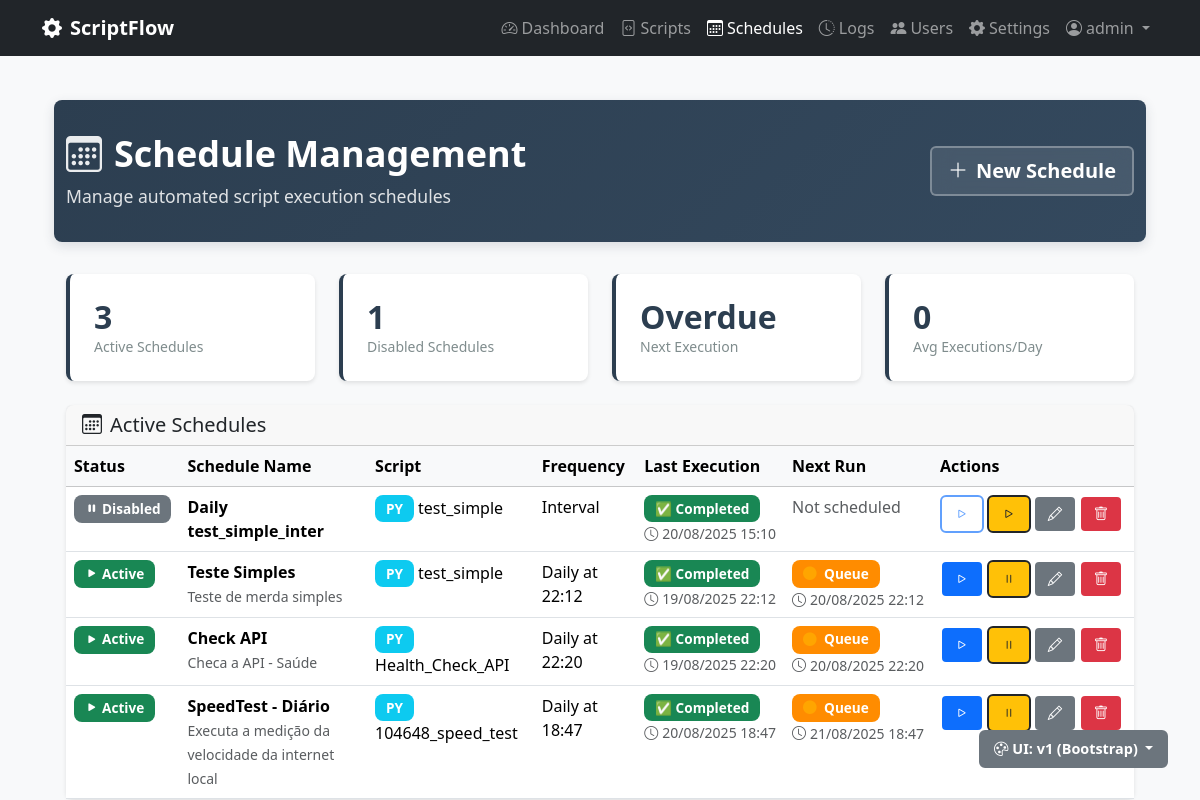
The app's page /schedules (signed in), older data.
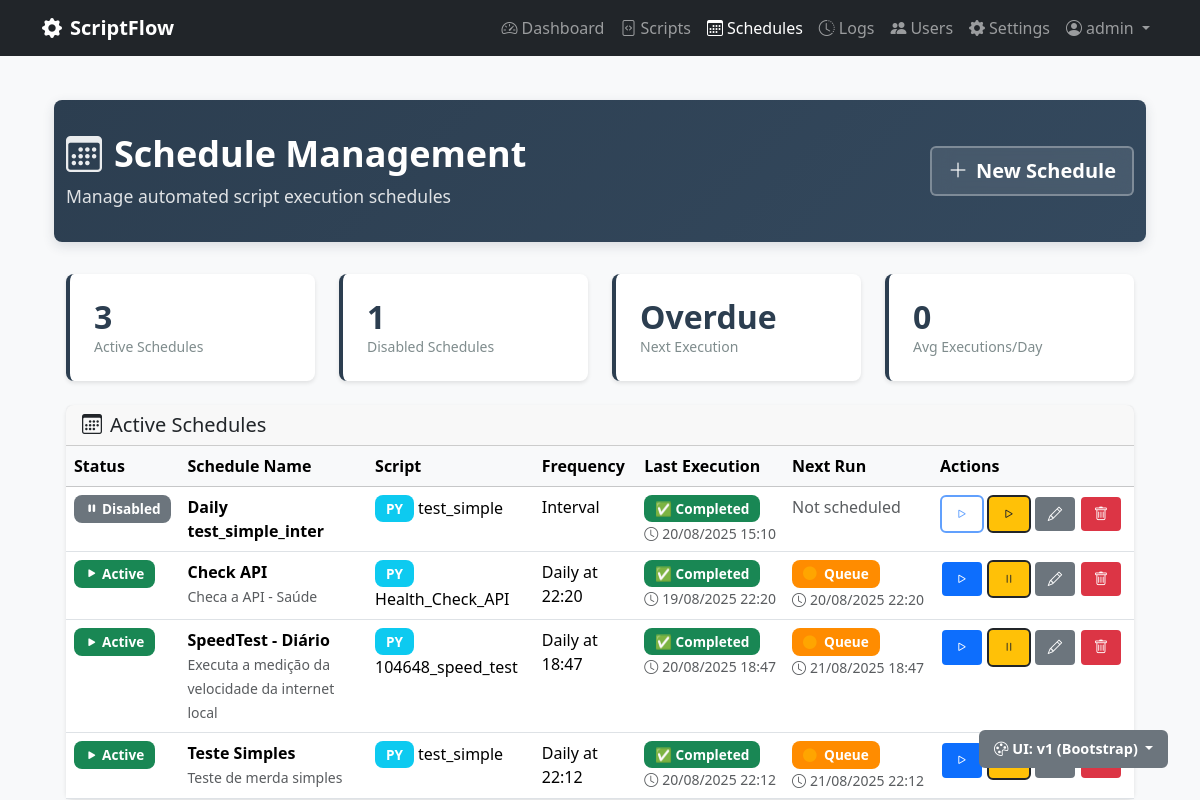
The same page, newer data.
### scriptflow.py (models this page shows, shortened)
class Schedule(db.Model):
    __tablename__ = 'schedules'
    id = db.Column(db.Integer, primary_key=True)
    name = db.Column(db.String(100), nullable=False)
    description = db.Column(db.Text)
    frequency = db.Column(db.String(20), nullable=False)  # daily, weekly, monthly, custom
    time_config = db.Column(db.Text)  # JSON string with time configuration
    is_active = db.Column(db.Boolean, default=True)
    created_at = db.Column(db.DateTime, default=datetime.now)
    updated_at = db.Column(db.DateTime, default=datetime.now, onupdate=datetime.now)
    next_run_time = db.Column(db.DateTime)
    last_execution_id = db.Column(db.Integer, db.ForeignKey('executions.id'))
    script_id = db.Column(db.Integer, db.ForeignKey('scripts.id'), nullable=False)
    user_id = db.Column(db.Integer, db.ForeignKey('users.id'), nullable=False)
    script = db.relationship('Script', backref='schedules')
    user = db.relationship('User', backref='schedules')
    last_execution = db.relationship('Execution', foreign_keys=[last_execution_id])
    @property
    def time_config_json(self):
        if self.time_config:
            try:
                return json.loads(self.time_config)
            except:
                return {}
        return {}
    @property
    def next_run_display(self):
        if not self.next_run_time:
            return "Not scheduled"
        now = datetime.now()  # Use local time instead of UTC
        delta = self.next_run_time - now
        if delta.total_seconds() < 0:
            return "Overdue"
        elif delta.total_seconds() < 3600:  # Less than 1 hour
            minutes = int(delta.total_seconds() / 60)
            return f"in {minutes}m"
        elif delta.total_seconds() < 86400:  # Less than 1 day
            hours = int(delta.total_seconds() / 3600)
            minutes = int((delta.total_seconds() % 3600) / 60)
            return f"in {hours}h {minutes}m"
        else:
            days = int(delta.total_seconds() / 86400)
            return f"in {days} days"
    @property
    def frequency_display(self):
        if self.frequency == 'daily':
            config = self.time_config_json
            if config.get('time'):
                return f"Daily at {config['time']}"
            return "Daily"
        elif self.frequency == 'monthly':
            config = self.time_config_json
            day = config.get('day', 1)
            time = config.get('time', '09:00')
            return f"Monthly (day {day}) at {time}"
        elif self.frequency == 'custom':
            return "Custom schedule"
        return self.frequency.capitalize()

class Script(db.Model):
    __tablename__ = 'scripts'
    id = db.Column(db.Integer, primary_key=True)
    name = db.Column(db.String(100), nullable=False)
    description = db.Column(db.Text)
    filename = db.Column(db.String(255), nullable=False)
    file_path = db.Column(db.String(500), nullable=False)
    script_type = db.Column(db.String(10), nullable=False)  # 'py' or 'bat'
    file_size = db.Column(db.Integer)
    created_at = db.Column(db.DateTime, default=datetime.now)
    updated_at = db.Column(db.DateTime, default=datetime.now, onupdate=datetime.now)
    is_active = db.Column(db.Boolean, default=True)
    user_id = db.Column(db.Integer, db.ForeignKey('users.id'), nullable=False)

class Execution(db.Model):
    __tablename__ = 'executions'
    id = db.Column(db.Integer, primary_key=True)
    started_at = db.Column(db.DateTime, default=datetime.now, nullable=False)
    completed_at = db.Column(db.DateTime)
    status = db.Column(db.String(20), default='pending', nullable=False)  # pending, running, completed, failed, timeout
    exit_code = db.Column(db.Integer)
    stdout = db.Column(db.Text)
    stderr = db.Column(db.Text)
    duration_seconds = db.Column(db.Float)
    trigger_type = db.Column(db.String(20), default='manual', nullable=False)  # manual, scheduled, api
    script_id = db.Column(db.Integer, db.ForeignKey('scripts.id'), nullable=False)
    user_id = db.Column(db.Integer, db.ForeignKey('users.id'), nullable=False)
    script = db.relationship('Script', backref='executions')
    @property
    def status_icon(self):
        icons = {
            'pending': '⏳',
            'running': '🔄',  # Emoji simples que funciona bem
            'completed': '✅',
            'failed': '❌',
            'timeout': '⏰',
            'cancelled': '🛑'
        }
        return icons.get(self.status, '❓')
    @property
    def status_color(self):
        colors = {
            'pending': 'secondary',
            'running': 'running',  # Usar classe CSS personalizada com animação
            'completed': 'success',
            'failed': 'danger',
            'timeout': 'warning',
            'cancelled': 'danger'
        }
        return colors.get(self.status, 'secondary')

### scriptflow.py (the view)
@app.route('/schedules')
@login_required
def schedules():
    schedules_query = Schedule.query.order_by(Schedule.next_run_time.asc())
    user_schedules = apply_user_data_filter(schedules_query).all()
    active_schedules = sum(1 for s in user_schedules if s.is_active)
    disabled_schedules = len(user_schedules) - active_schedules
    next_schedule = next((s for s in user_schedules if s.is_active and s.next_run_time), None)
    next_run_display = next_schedule.next_run_display if next_schedule else "No upcoming runs"
    stats = {
        'active': active_schedules,
        'disabled': disabled_schedules,
        'next_run': next_run_display,
        'avg_per_day': 0  # TODO: Calculate based on execution history
    }
    return render_template(UIVersionManager.get_template_path('schedules.html'), schedules=user_schedules, stats=stats)

### config/ui_version.py (called while the page is built)
    @classmethod
    def get_ui_version(cls):
        if request and request.args.get('ui') in ['v1', 'v2']:
            ui_version = request.args.get('ui')
            if session:
                session['ui_version'] = ui_version
            return ui_version
        if session and 'ui_version' in session:
            return session['ui_version']
        env_version = os.environ.get('UI_VERSION', '').lower()
        if env_version in ['v1', 'v2']:
            return env_version
        return cls.DEFAULT_VERSION

    @classmethod
    def get_template_path(cls, template_name):
        ui_version = cls.get_ui_version()
        return f"{ui_version}/{template_name}"

    @classmethod
    def is_modern_ui(cls):
        return cls.get_ui_version() == cls.MODERN_VERSION

### scriptflow.py (called while the page is built)
@app.context_processor
def inject_ui_version():
    try:
        return {
            'ui_info': UIVersionManager.get_ui_display_info(),
            'ui_version': UIVersionManager.get_ui_version(),
            'is_modern_ui': UIVersionManager.is_modern_ui()
        }
    except:
        return {
            'ui_info': {},
            'ui_version': 'v1',
            'is_modern_ui': False
        }

### templates/v1/schedules.html (shortened to what the changed rows need)
{% extends "v1/base.html" %}
{% block content %}
<div class="container-fluid">
    <div class="page-header">
        <div class="container">
            <div class="row align-items-center">
                <div class="col">
                    <h1>
                        <i class="bi bi-calendar3"></i>Schedule Management
                    </h1>
                </div>
            </div>
        </div>
    </div>
    <div class="container">
        <div class="row">
            <div class="col-12">
            <div class="card">
                <div class="card-body p-0">
                    {% if schedules %}
                    <div class="table-responsive">
                        <table class="table table-hover mb-0">
                            <thead class="table-light">
                                <tr>
                                    <th>Status</th>
                                    <th>Schedule Name</th>
                                    <th>Script</th>
                                    <th>Frequency</th>
                                    <th>Last Execution</th>
                                    <th>Next Run</th>
                                    <th>Actions</th>
                                </tr>
                            </thead>
                            <tbody>
                                {% for schedule in schedules %}
                                <tr>
                                    <td>
                                        {% if schedule.is_active %}
                                        <span class="badge bg-success">
                                            <i class="bi bi-play-fill"></i> Active
                                        </span>
                                        {% else %}
                                        <span class="badge bg-secondary">
                                            <i class="bi bi-pause-fill"></i> Disabled
                                        </span>
                                        {% endif %}
                                    </td>
                                    <td>
                                        <div>
                                            <strong>{{ schedule.name }}</strong>
                                            {% if schedule.description %}
                                            <br><small class="text-muted">{{ schedule.description }}</small>
                                            {% endif %}
                                        </div>
                                    </td>
                                    <td>
                                        <span class="badge bg-info">{{ schedule.script.script_type.upper() }}</span>
                                        {{ schedule.script.name }}
                                    </td>
                                    <td>{{ schedule.frequency_display }}</td>
                                    <td class="schedule-column">
                                        {% if schedule.last_execution %}
                                        <div class="schedule-item">
                                            <span class="badge {% if schedule.last_execution.status == 'running' %}status-running{% else %}bg-{{ schedule.last_execution.status_color }}{% endif %}">
                                                {% if schedule.last_execution.status == 'running' %}
                                                    <i class="bi bi-arrow-clockwise rotating-icon"></i>
                                                {% else %}
                                                    {{ schedule.last_execution.status_icon }}
                                                {% endif %}
                                                {{ schedule.last_execution.status|title }}
                                            </span>
                                            {% if schedule.last_execution.completed_at or schedule.last_execution.started_at %}
                                            <span class="text-muted schedule-datetime">
                                                <i class="bi bi-clock me-1"></i>{% if schedule.last_execution.completed_at %}{{ schedule.last_execution.completed_at.strftime('%d/%m/%Y %H:%M') }}{% else %}{{ schedule.last_execution.started_at.strftime('%d/%m/%Y %H:%M') }}{% endif %}
                                            </span>
                                            {% endif %}
                                        </div>
                                        {% else %}
                                        <span class="text-muted">Never executed</span>
                                        {% endif %}
                                    </td>
                                    <td class="schedule-column">
                                        {% if schedule.is_active and schedule.next_run_time %}
                                        <div class="schedule-item">
                                            <span class="badge" style="background-color: #ff8c00; color: white;">
                                                <i class="bi bi-circle-fill me-1" style="color: #ffa500;"></i> Queue
                                            </span>
                                            <span class="text-muted schedule-datetime">
                                                <i class="bi bi-clock me-1"></i>{{ schedule.next_run_time.strftime('%d/%m/%Y %H:%M') }}
                                            </span>
                                        </div>
                                        {% else %}
                                        <span class="text-muted">Not scheduled</span>
                                        {% endif %}
                                    </td>
                                    <td>
                                        <div class="btn-group btn-group-sm">
                                            <form method="POST" action="{{ url_for('run_schedule_now', schedule_id=schedule.id) }}" style="display: inline;">
                                                <button type="submit" class="btn btn-outline-primary" title="Run Now"
                                                        {% if not schedule.is_active %}disabled{% endif %}>
                                                    <i class="bi bi-play"></i>
                                                </button>
                                            </form>
                                            <form method="POST" action="{{ url_for('toggle_schedule', schedule_id=schedule.id) }}" style="display: inline;">
                                                <button type="submit" class="btn btn-outline-warning"
                                                        title="{% if schedule.is_active %}Disable{% else %}Enable{% endif %}">
                                                    {% if schedule.is_active %}
                                                    <i class="bi bi-pause"></i>
                                                    {% else %}
                                                    <i class="bi bi-play"></i>
                                                    {% endif %}
                                                </button>
                                            </form>
                                            <a href="{{ url_for('edit_schedule', schedule_id=schedule.id) }}"
                                               class="btn btn-outline-secondary" title="Edit">
                                                <i class="bi bi-pencil"></i>
                                            </a>
                                            <button type="button" class="btn btn-outline-danger btn-delete"
                                                    title="Delete"
                                                    data-schedule-name="{{ schedule.name }}"
                                                    data-schedule-id="{{ schedule.id }}">
                                                <i class="bi bi-trash"></i>
                                            </button>
                                        </div>
                                    </td>
                                </tr>
                                {% endfor %}
                            </tbody>
                        </table>
                    </div>
                    {% endif %}
                </div>
            </div>
        </div>
    </div>
</div>
{% endblock %}

Row changes from the older to the newer data that the page shows:
changed Schedule "Teste Simples": last_execution.completed_at "19/08/2025 22:12" → "20/08/2025 22:12"; next_run_time "20/08/2025 22:12" → "21/08/2025 22:12"; moves down the list
